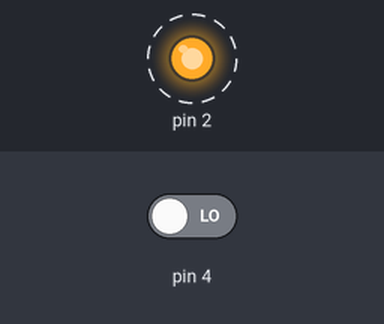
Bench run of a sketch on a simulated Arduino Uno, built with avr-gcc and run on an emulated ATmega328P. Parts: output pins drawn as LEDs (lit = HIGH). Dashed ring = blinking. The test bench sets the inputs (shaded band); at power-on: pin 4 LOW.

Above: at 0.5 s.
Timing chart, 0 to 4.6 s (numbered marks = the images above):
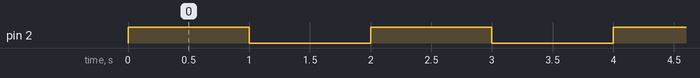

Measured:
- by itself, pin 2: alternates HIGH for 1.0 s and LOW for 1.0 s

The sketch:

parpadeo_led.ino
```cpp
void setup()
{
  pinMode(4, INPUT);
  pinMode(2, OUTPUT);
}

void loop()
{
  if (digitalRead(4) == HIGH) {
    digitalWrite(2, HIGH);
    delay(500); // Wait for 500 millisecond(s)
    digitalWrite(2, LOW);
    delay(500); // Wait for 500 millisecond(s)
  }
  digitalWrite(2, HIGH);
  delay(1000); // Wait for 1000 millisecond(s)
  digitalWrite(2, LOW);
  delay(1000); // Wait for 1000 millisecond(s)
}
```
